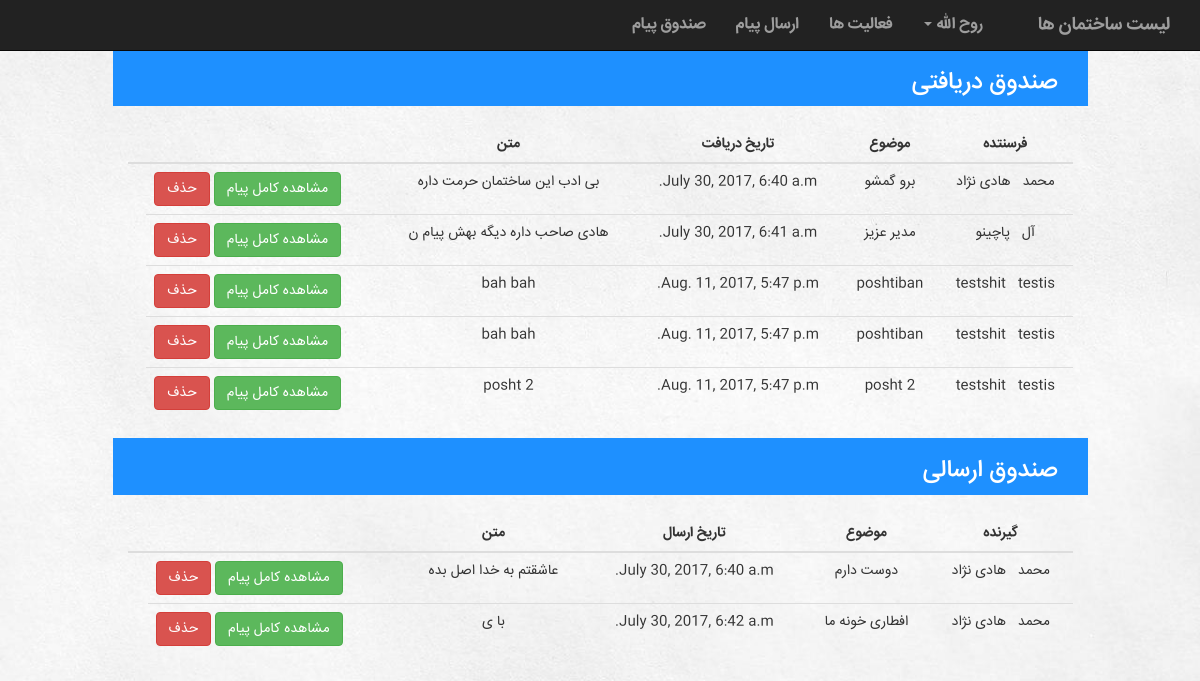
Page /building/inbox/ (signed in) on the earlier database version.
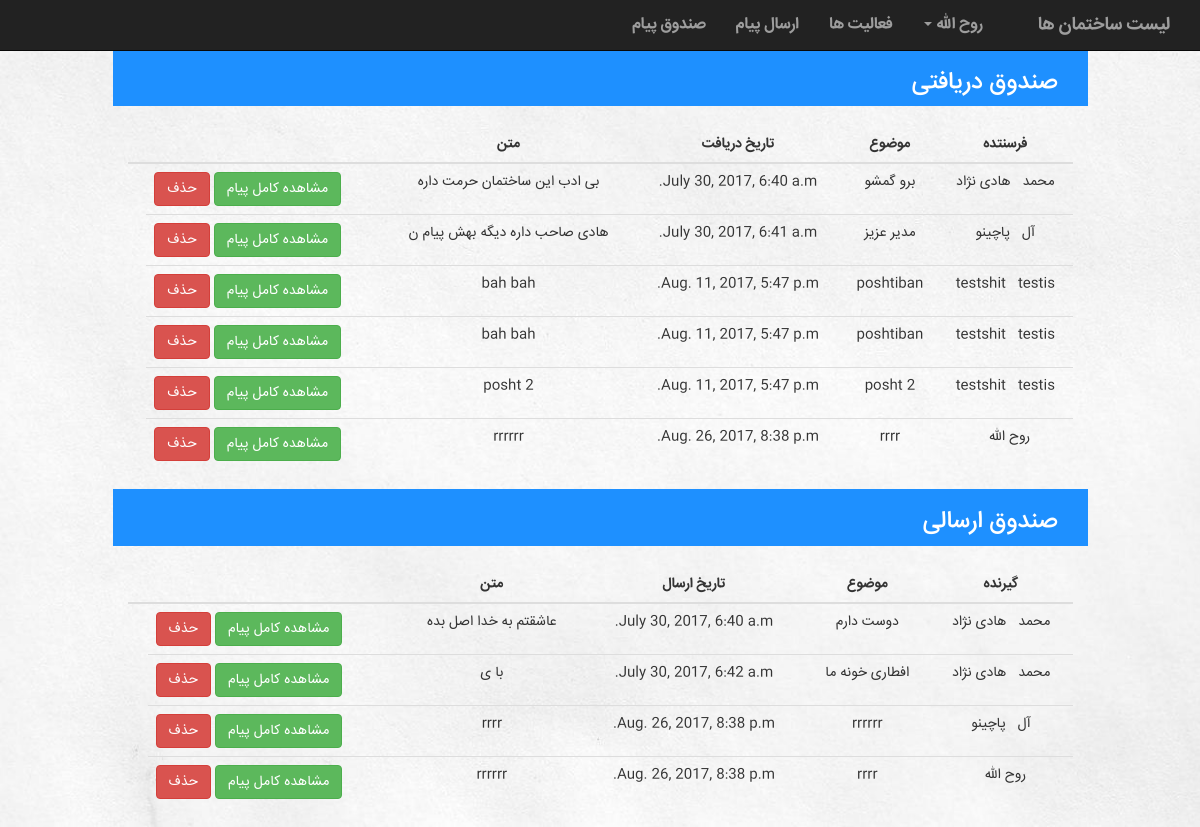
Same page on the later database version.
### building/models.py (models this page shows)
class Message(models.Model):
    sender = models.ForeignKey(Account, related_name='sender')
    receiver = models.ForeignKey(Account, related_name='receiver')
    subject = models.CharField(max_length=100)
    text = models.TextField()
    date = models.DateTimeField(default=timezone.now)

### manageUser/models.py (models this page shows, shortened)
class Account(models.Model):
    user = models.OneToOneField(User, on_delete=models.CASCADE)
    type = models.IntegerField(default=UserType.MANAGER)
    activation_key = models.CharField(max_length=40, blank=True, null=True)

### building/views.py (the view)
def inbox(request):
    context = {'receiveMessages': Message.objects.filter(receiver=Account.objects.get(user=request.user)),
               'sendMessages': Message.objects.filter(sender=Account.objects.get(user=request.user)),
               'Listname1': 'صندوق دریافتی',
               'Listname2': 'صندوق ارسالی',
               'title1': 'گیرنده',
               'title2': 'فرسنتده',
               'title3': 'تاریخ دریافت',
               'title4': 'تاریخ ارسال',
               'title5': 'متن',
               'title6': 'موضوع',
               }
    return render(request, 'building/inbox.html', context)

### building/templates/building/inbox.html (shortened to what this page needs)
{% extends 'building/UserNavBar.html' %}
{% block body %}
<div class="col-sm-12">
        <div class="listContainer col-sm-10 col-lg-offset-1">
            <div class="listTitle pull-right col-sm-12">
                <h3> {{ Listname1 }} </h3>
            </div>
        </div>
        <div class="col-sm-10 col-lg-offset-1">
            <br>
            <table class="table table-hover">
                <thead>
                    <tr>
                        <th>{{ title2 }}</th>
                        <th>{{ title6 }}</th>
                        <th>{{ title3 }}</th>
                        <th>{{ title5 }}</th>
                        <th></th>
                        <th></th>
                    </tr>
                </thead>
                <tbody>
                {% for m in receiveMessages %}
                    <tr>
                        <td>{{ m.sender.user.first_name }} &nbsp; {{ m.sender.user.last_name }}</td>
                        <td>{{ m.subject }}</td>
                        <td>{{ m.date }}</td>
                        <td>{{ m.text|slice:"0:30" }}</td>
                    <td class="link">
                        <a class="dalert" href="{% url 'building:dmessage'  pk=m.id %}"><button type="button" class="btn btn-danger">حذف</button></a>
                               <a href="{% url 'building:rmessage'  pk=m.id %}"> <button type="button" class="btn btn-success">مشاهده کامل پیام</button></a>
                       </td>
                    </tr>
                {% endfor %}
                </tbody>
            </table>
        </div>
    </div>
    <br>
    <div class="col-sm-12">
        <div class="listContainer col-sm-10 col-lg-offset-1">
            <div class="listTitle pull-right col-sm-12">
                <h3> {{ Listname2 }} </h3>
            </div>
        </div>
        <div class="col-sm-10 col-lg-offset-1">
            <br>
            <table class="table table-hover">
                <thead>
                    <tr>
                        <th>{{ title1 }}</th>
                        <th>{{ title6 }}</th>
                        <th>{{ title4 }}</th>
                        <th>{{ title5 }}</th>
                        <th></th>
                        <th></th>
                    </tr>
                </thead>
                <tbody>
                {% for m in sendMessages %}
                    <tr>
                         <td>{{ m.receiver.user.first_name }} &nbsp; {{ m.receiver.user.last_name }}</td>
                        <td>{{ m.subject }}</td>
                        <td>{{ m.date }}</td>
                        <td>{{ m.text|slice:"0:30" }}</td>
                    <td class="link">
                          <a class="dalert" href="{% url 'building:dmessage'  pk=m.id %}"><button type="button" class="btn btn-danger">حذف</button></a>
                               <a href="{% url 'building:rmessage'  pk=m.id %}"> <button type="button" class="btn btn-success">مشاهده کامل پیام</button></a>
                      </td>
                    </tr>
                {% endfor %}
                </tbody>
            </table>
        </div>
    </div>
{% endblock %}

Differences in the rows shown:
added Message: sender.user.first_name "روح الله", subject "rrrr", date "Aug. 26, 2017, 8:38 p.m.", text "rrrrrr", receiver.user.first_name "روح الله"
added Message: receiver.user.first_name "آل", receiver.user.last_name "پاچینو", subject "rrrrrr", date "Aug. 26, 2017, 8:38 p.m.", text "rrrr", shown under "صندوق ارسالی"
